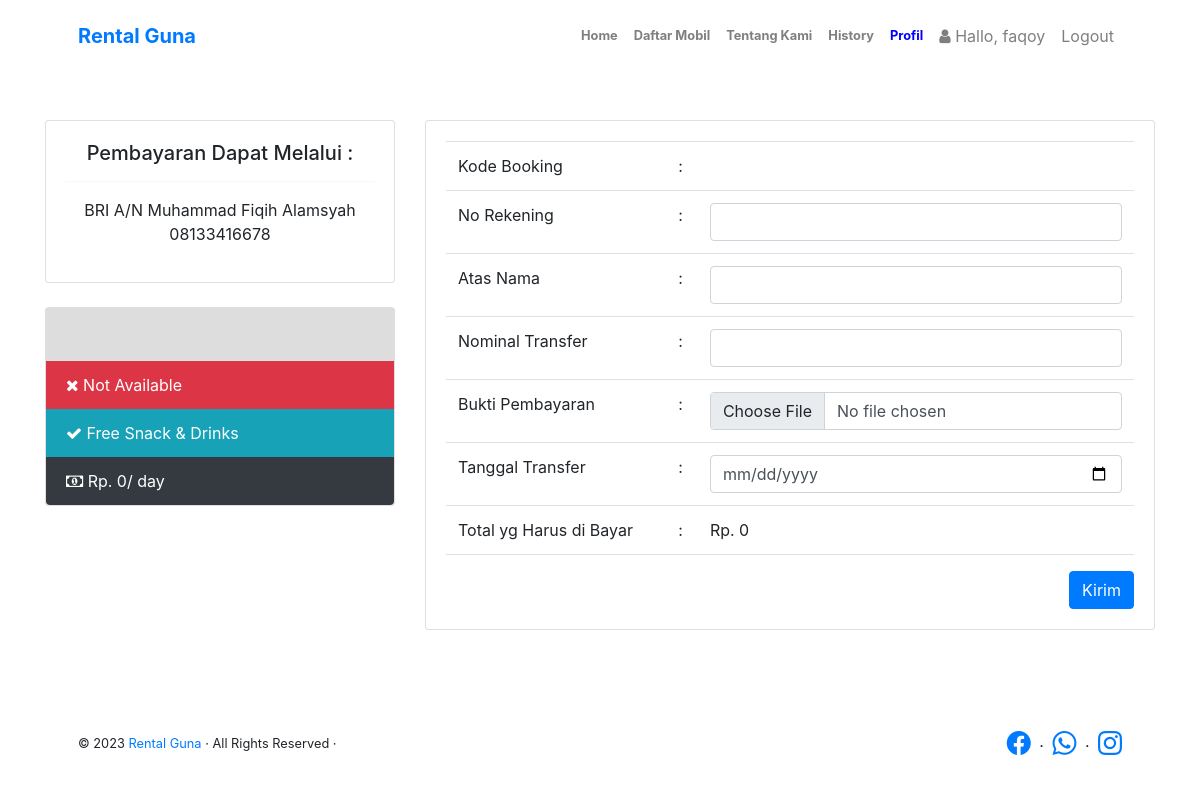
Before: /konfirmasi.php?id=1711441431 (signed in) with the older database file.
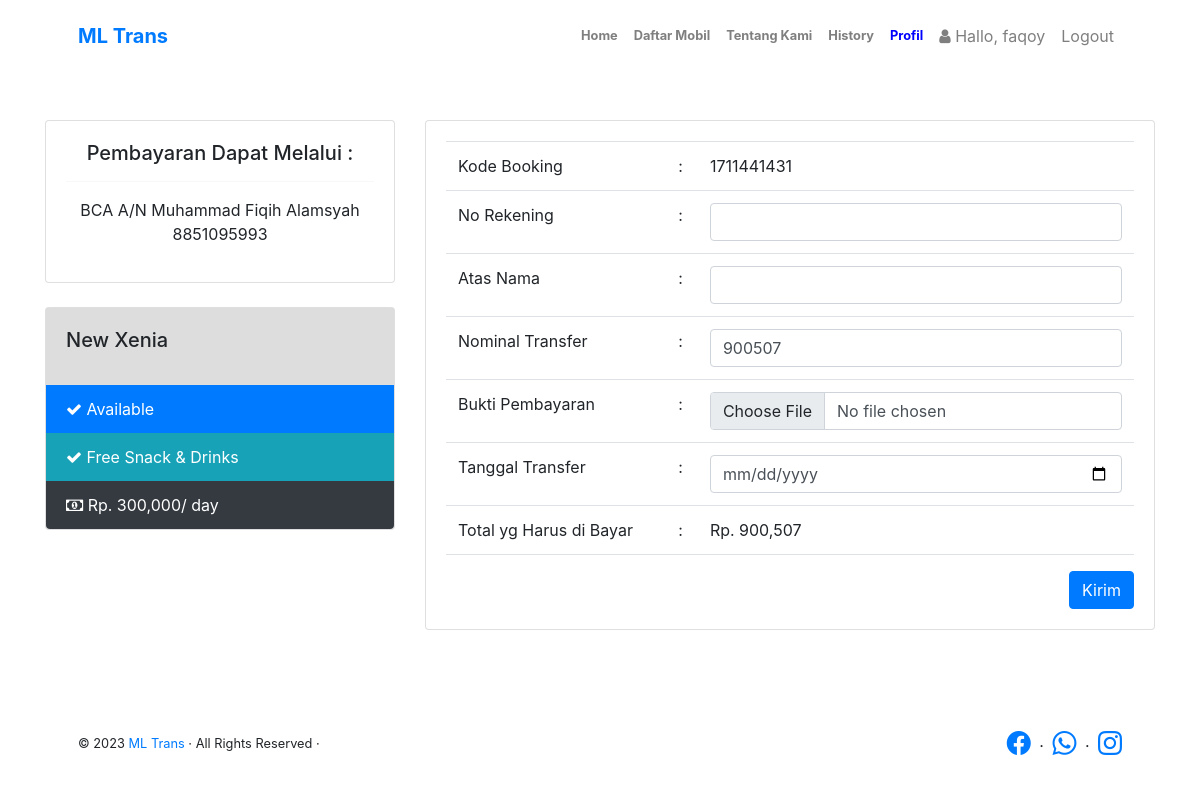
After: the same page with the newer database file.
### tables this page shows
CREATE TABLE `infoweb` (
  `id` int(11) NOT NULL,
  `nama_rental` varchar(255) DEFAULT NULL,
  `telp` varchar(15) DEFAULT NULL,
  `alamat` text DEFAULT NULL,
  `email` varchar(255) DEFAULT NULL,
  `no_rek` text DEFAULT NULL,
  `updated_at` timestamp NOT NULL DEFAULT current_timestamp()
);

CREATE TABLE `mobil` (
  `id_mobil` int(11) NOT NULL,
  `no_plat` varchar(255) NOT NULL,
  `merk` varchar(255) NOT NULL,
  `harga` int(255) NOT NULL,
  `deskripsi` varchar(255) NOT NULL,
  `status` varchar(255) NOT NULL,
  `gambar` text NOT NULL
);

CREATE TABLE `booking` (
  `id_booking` int(11) NOT NULL,
  `kode_booking` varchar(255) NOT NULL,
  `id_login` int(11) NOT NULL,
  `id_mobil` int(11) NOT NULL,
  `ktp` varchar(255) NOT NULL,
  `img_ktp` varchar(255) NOT NULL,
  `nama` varchar(255) NOT NULL,
  `alamat` varchar(255) NOT NULL,
  `no_tlp` varchar(15) NOT NULL,
  `tanggal` varchar(255) NOT NULL,
  `lama_sewa` int(11) NOT NULL,
  `total_harga` int(11) NOT NULL,
  `konfirmasi_pembayaran` varchar(255) NOT NULL,
  `tgl_input` varchar(255) NOT NULL
);

### koneksi/koneksi.php (called while the page is built, shortened)
<?php
$user = 'root';
$pass = '';
$koneksi = new PDO("mysql:host=localhost;dbname=rental_mobil", $user, $pass);
$sql_web = "SELECT * FROM infoweb WHERE id = 1";
$row_web = $koneksi->prepare($sql_web);
$row_web->execute();
$info_web = $row_web->fetch(PDO::FETCH_OBJ);

### konfirmasi.php (the view, shortened to what the changed rows need)
<?php
require 'koneksi/koneksi.php';
include 'header.php';
$kode_booking = $_GET['id'];
$hasil = $koneksi->query("SELECT * FROM booking WHERE kode_booking = '$kode_booking'")->fetch();
$id = $hasil['id_mobil'];
$isi = $koneksi->query("SELECT * FROM mobil WHERE id_mobil = '$id'")->fetch();
?>
<br>
<br>
<div class="container">
    <div class="row">
        <div class="col-sm-4">
            <div class="card">
                <div class="card-body text-center">
                    <h5>Pembayaran Dapat Melalui :</h5>
                    <hr />
                    <p><?= $info_web->no_rek; ?></p>
                </div>
            </div>
            <br />
            <div class="card">
                <div class="card-body" style="background:#ddd">
                    <h5 class="card-title"><?= $isi['merk']; ?></h5>
                </div>
                <ul class="list-group list-group-flush">
                    <?php if ($isi['status'] == 'Tersedia') { ?>
                        <li class="list-group-item bg-primary text-white">
                            <i class="fa fa-check"></i> Available
                        </li>
                    <?php } else { ?>
                        <li class="list-group-item bg-danger text-white">
                            <i class="fa fa-close"></i> Not Available
                        </li>
                    <?php } ?>
                    <li class="list-group-item bg-info text-white"><i class="fa fa-check"></i> Free Snack & Drinks</li>
                    <li class="list-group-item bg-dark text-white">
                        <i class="fa fa-money"></i> Rp. <?= number_format($isi['harga']); ?>/ day
                    </li>
                </ul>
            </div>
        </div>
        <div class="col-sm-8">
            <div class="card">
                <div class="card-body">
                    <form method="post" action="koneksi/proses.php?id=konfirmasi" enctype="multipart/form-data" id="konfirmasiForm">
                        <table class="table">
                            <tr>
                                <td>Kode Booking </td>
                                <td> :</td>
                                <td><?= $hasil['kode_booking']; ?></td>
                            </tr>
                            <tr>
                                <td><input value="<?= $hasil['total_harga']; ?>" type="text" name="nominal" required class="form-control"></td>
                            </tr>
                            <tr>
                                <td>Total yg Harus di Bayar </td>
                                <td> :</td>
                                <td>Rp. <?= number_format($hasil['total_harga']); ?></td>
                            </tr>
                        </table>
                    </form>
                </div>
            </div>
        </div>
    </div>
</div>
<br>
<br>
<br>
<?php include 'footer.php'; ?>

### header.php (shortened to what the changed rows need)
<!DOCTYPE html>
<html lang="en">
<head>
    <link href="https://cdn.jsdelivr.net/npm/bootstrap-icons@1.8.1/font/bootstrap-icons.css" rel="stylesheet" />
    <link href="assets/assets2/css/styles.css" rel="stylesheet" />
    <link rel="stylesheet" type="text/css" href="assets/swal/sweetalert.css">
    <link href="https://cdn.jsdelivr.net/npm/@sweetalert2/theme-dark@4/dark.css" rel="stylesheet">
    <link rel="stylesheet" href="sweetalert2.min.css">
    <link rel="stylesheet" href="assets/css/bootstrap.css">
    <link rel="stylesheet" href="assets/css/font-awesome.css">
</head>
<body class="d-flex flex-column h-100">
    <main class="flex-shrink-0">
        <nav class="navbar navbar-expand-lg navbar-light bg-white py-3">
            <div class="container px-5">
                <a class="navbar-brand" href="index.php"><span class="fw-bolder text-primary"><?= $info_web->nama_rental; ?></span></a>
            </div>
        </nav>

### footer.php (shortened to what the changed rows need)
<footer class="bg-white py-4 mt-auto">
    <div class="container px-5">
        <div class="row align-items-center justify-content-between flex-column flex-sm-row">
            <div class="col-auto">
                <div class="small m-0">&copy; 2023 <a href="index.php"><?= $info_web->nama_rental; ?></a> · All Rights Reserved ·</div>
            </div>
        </div>
    </div>
</footer>
<link rel="stylesheet" type="text/css" href="assets/swal/sweetalert.css">
<link rel="stylesheet" href="sweetalert2.min.css">

Changed rows visible on the page:
changed infoweb: nama_rental "Rental Guna" → "ML Trans"; no_rek "BRI A/N Muhammad Fiqih Alamsyah 08133416678" → "BCA A/N Muhammad Fiqih Alamsyah 8851095993"
now on this page (row unchanged): mobil: merk "New Xenia", harga "300,000"
added booking: kode_booking "1711441431", nominal "900507", total_harga "900,507"
Other visible differences:
$isi['harga']: "0" → (not shown)
$hasil['total_harga']: "0" → (not shown)
text no longer shown: "Not Available"
text now shown: "Available"
